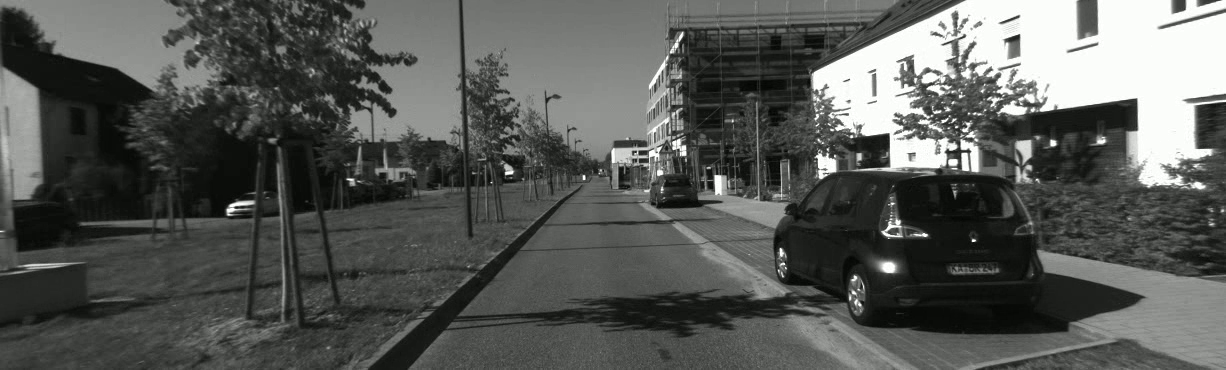
#> input picture frame 5 of Recursos/KittiVideo.mp4, 1226 x 370 px, given in place of Robotica1080.mp4, which was not available
$ python OdometriaVisual_TomasiHarris+KLT+Ransac.py
#> lines starting #> are read from the running program, lines starting #| are printed output that depends on the picture; after the words box and inside, x2 and y2 are one past the last pixel; in counts of white or black regions, pixels touching at a corner belong together; pictures that were not available may be replaced by others from this repository, and a replacement may not be noted
# region Imports
import cv2
import numpy as np
import math
import matplotlib.pylab as plt
import time
from datetime import datetime
import os
import random
# endregion
SaveImage = False


# region plots
# region plots parameters
fig, axs = plt.subplots(1, 3, figsize=(24, 12), dpi=300)
# Reduz o espaçamento horizontal entre os subplots
plt.subplots_adjust(wspace=0.01)
# Reduz o espaçamento vertical entre os subplots
plt.subplots_adjust(hspace=0.01)
FlagPlot = False
# endregion


# [12 lines left out: function PlotFrames, not called in this run]
# endregion


# region save images
# Flag para guardar as imagens, se false apenas mostra a imagem final
if SaveImage is True:
    DataTimeNow = datetime.now()
    OutputFolder = f'2 - OutputOdometria/{DataTimeNow.strftime("%d.%m.%Y_%H.%M.%S")}/'
    os.makedirs(OutputFolder, exist_ok=True)
# endregion


# region Global variables

Frame = None
FrameGray = None
FrameCanny = None

mask = None

prevFrame = None
prevFrameGray = None
prevFrameCanny = None
prevCorners = []

# endregion


class LinearModel:
    def __init__(self):
        self.slope = 0
        self.intercept = 0

    # [10 lines left out: functions fit, distance, not called in this run]


def LoadVideo():
    # region Load Video and path for save image
    # VideoPath = "Recursos/VideoCorredor.mp4"
    # VideoPath = "Recursos/VideoVoltaCompleta.mp4"
    VideoPath = "Recursos/Robotica1080.mp4"
    return cv2.VideoCapture(VideoPath)
    # # CapturedVideo = cv2.VideoCapture(0)    # Live
    # # Verificar se o video foi carregado corretamente
    # if not CapturedVideo.isOpened():
    #     print("Erro ao abrir o vídeo.")
    #     exit()
    # endregion


def ReadFilesTxt(file):
    with open(file, 'r') as f:
        linhas = f.readlines()
        # Inicialize uma lista vazia para armazenar os valores da matriz
        valores = []
        # Percorra cada linha
        for linha in linhas:
            # Remova os caracteres de espaço em branco e os colchetes
            linha = linha.strip().strip('[]')

            # Divida a linha em elementos separados por espaço em branco
            elementos = linha.split()

            # Converta cada elemento para float e adicione-o à lista de valores
            valores.extend(map(float, elementos))
    return valores


# [4 lines left out: function CortarMetadeInferior, not called in this run]


def CaptureNewFrame(CapturedVideo):
    # region Frame
    # Read a frame from the video
    CaptureState, frame = CapturedVideo.read()
    if not CaptureState:
        CapturedVideo.release()
        cv2.destroyAllWindows()
        frame = []
        frameCanny = []
        return frame, frameCanny

    # Frame = CortarMetadeInferior(Frame)

    # endregion

    # region Preprocessing
    # Convert Frame RGB on Gray scale
    frameGray = cv2.cvtColor(frame, cv2.COLOR_RGB2GRAY)

    # Applying the canny algorithm
    frameCanny = cv2.Canny(frameGray, 250, 255, None, 3)
    # endregion

    return frame, frameCanny


def DisplayFrame(textOnFrame):
    # Definir a largura e altura desejadas do frame
    FrameWidth = 1024
    FrameHeight = 700

    for i, (frame, text, value) in enumerate(textOnFrame):
        PrintOnFrame(frame, f"{text}", value, (50, 50 + (35 * i)))

    # Rodar e Redimensionar o frame para a largura e altura desejadas
    frame = cv2.resize(frame, (FrameWidth, FrameHeight))
    cv2.imshow('frame', frame)


def PrintOnFrame(Frame, texto, valor, pos):
    # Adicione texto ao frame
    texto = texto + ": " + str(valor)
    posicao = pos  # Posição do texto no frame
    fonte = cv2.FONT_HERSHEY_SIMPLEX  # Estilo da fonte
    escala = 1  # Escala do texto
    cor = (255, 255, 0)  # Cor do texto (verde no exemplo)
    espessura = 2  # Espessura da linha do texto

    cv2.putText(Frame, texto, posicao, fonte, escala, cor, espessura)


# [41 lines left out: functions RansacPrint, DrawOutliersAndInliers, not called in this run]


def DrawTracks(frame, mask, goodNew, goodOld, color):
    # Desenhar as linhas que representam o fluxo óptico nos quadros
    for i, (new, old) in enumerate(zip(goodNew, goodOld)):
        a, b = new.ravel()
        c, d = old.ravel()
        a, b, c, d = int(a), int(b), int(c), int(d)  # Convert to integers
        mask = cv2.line(mask, (a, b), (c, d), (0, 255, 0), 2)
        frame = cv2.circle(frame, (a, b), 5, (0, 0, 255), 2)

    frameMask = cv2.add(frame, mask)
    return frameMask


# [25 lines left out: function Ransac, not called in this run]

# region Detetor de cantos de Shi-Tomasi


def DetectCorners(frameCanny):
    global mask
    cornersDetected = []
    # region Parâmetros do detector de cantos Shi-Tomasi
    ShiTomasiParams = dict(maxCorners=100,
                           qualityLevel=0.1,
                           minDistance=50,
                           blockSize=7)
    # endregion

    cornersDetected = cv2.goodFeaturesToTrack(
        frameCanny, mask=None, **ShiTomasiParams, useHarrisDetector=True, k=0.04)

    mask = np.zeros_like(prevFrame)
    return cornersDetected
# endregion


def TrackFeatures(prevFrameGray, FrameGray, prevCorners):
    # region Parameters for lucas kanade optical flow
    LucasKanadeParams = dict(winSize=(25, 25),
                             maxLevel=2,
                             criteria=(cv2.TERM_CRITERIA_EPS | cv2.TERM_CRITERIA_COUNT, 10, 0.01))
    # endregion
    # Create some random colors
    color = np.random.randint(0, 255, (100, 3))

    # Calcular o fluxo ótico usando o método Lucas-Kanade
    # corners, status, _ = cv2.calcOpticalFlowPyrLK(prevFrameGray, FrameGray, prevCorners, None, **LucasKanadeParams)

    p0 = prevCorners.reshape(-1, 1, 2)
    corners, status, _err = cv2.calcOpticalFlowPyrLK(
        prevFrameGray, FrameGray, p0, None, **LucasKanadeParams)
    p0r, status, _err = cv2.calcOpticalFlowPyrLK(
        FrameGray, prevFrameGray, corners, None, **LucasKanadeParams)
    d = abs(p0-p0r).reshape(-1, 2).max(-1)
    good = d < 1

    new_trajectories = []
    # [8 lines of commented-out code are left out]

    goodCorners = corners[status[:, 0] == 1]
    goodOldCorners = prevCorners[status[:, 0] == 1]

    if corners is None:
        return None

    return corners, goodCorners, goodOldCorners


# [10 lines left out: function MatrizFundamental, not called in this run]


def MatrizEssencial(goodCorners, goodOldCorners, intrinsicParameters):
    matrizEssencial, mask = cv2.findEssentialMat(   goodCorners, goodOldCorners, intrinsicParameters)
    rotation, translation = DecomporMatrizEssencial(  matrizEssencial, goodCorners, goodOldCorners, intrinsicParameters)
    return rotation, translation


def DecomporMatrizEssencial(essentialMatrix, goodCorners, goodOldCorners,  cameraMatrix):
    # Recupera as matrizes de rotação e translação da matriz essencial
    _, R, T, _ = cv2.recoverPose( essentialMatrix, goodCorners, goodOldCorners, cameraMatrix)

    return R, T


# [8 lines left out: function UpdateCameraMotion, not called in this run]


def LoadCalibrationCamara():
    valores = ReadFilesTxt('cameramatrix.txt')
#> (reads cameramatrix.txt from the repository)
    # Converta a lista de valores em uma matriz NumPy
    intrinsicParameters = np.array(valores).reshape((3, 3))

    valores = ReadFilesTxt('distortioncoefficient.txt')
#> (reads distortioncoefficient.txt from the repository)
    distortioncoefficient = np.array(valores).reshape((1, 5))

    # projectionMatrix = np.reshape(params, (3, 4))
    return intrinsicParameters, distortioncoefficient


def main():
    fps = 0
    fpsMedia = 0
    cornersMedia = 0
    CountFrames = 0
    CountMedia = 0
    ResetCorners = 25
    textOnFrame = []
    Corners = []
    prevCameraMotion = []
    prevCameraPosition = []

    intrinsicParameters, distortioncoefficient = LoadCalibrationCamara()

    CapturedVideo = LoadVideo()
    firstFrame, prevFrameCanny = CaptureNewFrame(CapturedVideo)
#> in CaptureNewFrame, frame is the input picture: shape (370, 1226, 3); mean B, G, R 86.6, 89.6, 87.6
#> in CaptureNewFrame, `frameCanny = cv2.Canny(frameGray, 250, 255, None, 3)`:
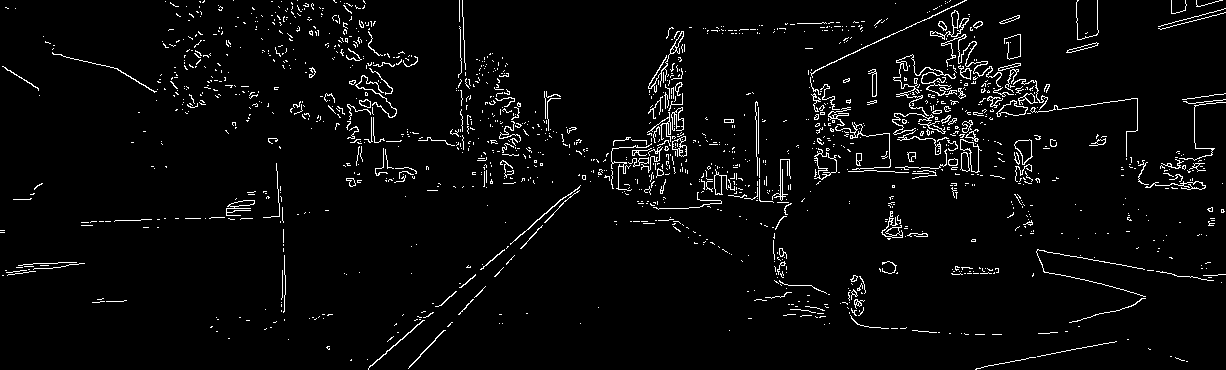
#> frameCanny: shape (370, 1226); 3.7% white in thin lines or dots
    prevCorners = DetectCorners(prevFrameCanny)
#> in DetectCorners, `cornersDetected = cv2.goodFeaturesToTrack( frameCanny, mask=None, **Sh..`: cornersDetected = 66 rows, first 8: [968, 151], [228, 212], [377, 170], [918, 76], [994, 99], [896, 222], [1052, 144], [659, 171]
#> prevCorners has the same summary as cornersDetected in DetectCorners
    mask = np.zeros_like(firstFrame)

    while True:
        CountMedia += 1
        # start time to calculate FPS
        start = time.time()
        frame, frameCanny = CaptureNewFrame(CapturedVideo)
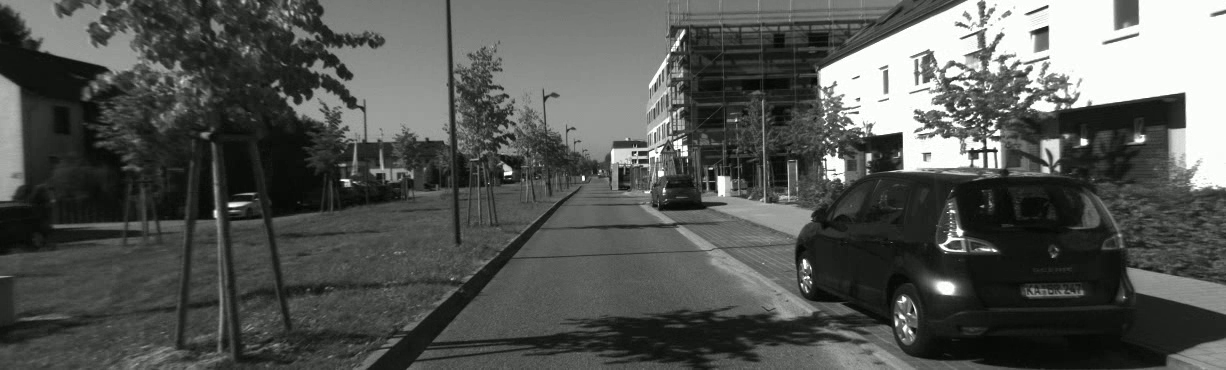
#> input picture frame 6 of Recursos/KittiVideo.mp4, 1226 x 370 px, given in place of Robotica1080.mp4, which was not available
#> in CaptureNewFrame, frame is the input picture: shape (370, 1226, 3); mean B, G, R 83.2, 86.2, 84.2
#> in CaptureNewFrame (call 2), `frameCanny = cv2.Canny(frameGray, 250, 255, None, 3)`:
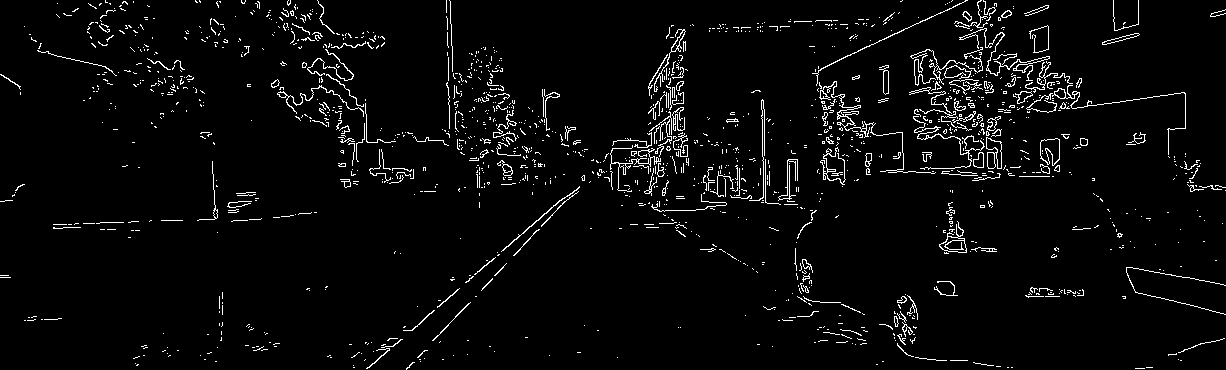
#> frameCanny: shape (370, 1226); 3.7% white in thin lines or dots
        if len(frame) == 0:
            break
        CountFrames = CountFrames + 1

        Corners, goodCorners, goodOldCorners = TrackFeatures(
            prevFrameCanny, frameCanny, prevCorners)
#> in TrackFeatures, `p0 = prevCorners.reshape(-1, 1, 2)`: p0 has the same summary as cornersDetected in DetectCorners
#> in TrackFeatures, `corners, status, _err = cv2.calcOpticalFlowPyrLK( prevFrameGray, Frame..`: corners = 66 rows, first 8: [987.3, 145.7], [230.5, 206.7], [373.3, 170.6], [941, 70.19], [1024.8, 94.11], [898.3, 220.5], [1065.1, 138.2], [659.4, 171.9]; status = 66 values from 1 to 1
#> in TrackFeatures, `p0r, status, _err = cv2.calcOpticalFlowPyrLK( FrameGray, prevFrameGray..`: p0r = 66 rows, first 8: [961, 146.7], [233.1, 205.8], [377, 170], [918, 75.97], [1003.7, 99.42], [939.6, 221.3], [1037, 139.4], [659, 171]; status = 66 values, max 1 at index 0, min 0 at index 5, mean 0.818
#> in TrackFeatures, `d = abs(p0-p0r).reshape(-1, 2).max(-1)`: d = 66 values, max 43.56 at index 5, min 0.00391 at index 38, mean 6.79
#> in TrackFeatures, `goodCorners = corners[status[:, 0] == 1]`: goodCorners = 54 rows, first 8: [987.3, 145.7], [230.5, 206.7], [373.3, 170.6], [941, 70.19], [1024.8, 94.11], [1065.1, 138.2], [659.4, 171.9], [825.7, 93.67]
#> in TrackFeatures, `goodOldCorners = prevCorners[status[:, 0] == 1]`: goodOldCorners = 54 rows, first 8: [968, 151], [228, 212], [377, 170], [918, 76], [994, 99], [1052, 144], [659, 171], [817, 96]
#> Corners has the same summary as corners in TrackFeatures

        if Corners is None or len(Corners) < 10 or CountFrames >= ResetCorners:
            CountFrames = 0
            prevCorners = DetectCorners(prevFrameCanny)

            while prevCorners is None:
                frame, frameCanny = CaptureNewFrame(CapturedVideo)
                prevCorners = DetectCorners(frameCanny)
            Corners, goodCorners, goodOldCorners = TrackFeatures(
                prevFrameCanny, frameCanny, prevCorners)
            mask = np.zeros_like(frame)

        frameMask = DrawTracks(frame, mask, goodCorners,
                               goodOldCorners, color=None)
#> the loop in DrawTracks, `for i, (new, old) in enumerate(zip(goodNew, goodOld)):` made 54 passes
#> (new, a, b, c, d) on passes 1 to 12: ([[987.3, 145.7]], 987, 145, 968, 151), ([[230.5, 206.7]], 230, 206, 228, 212), ([[373.3, 170.6]], 373, 170, 377, 170), ([[941, 70.19]], 941, 70, 918, 76), ([[1024.8, 94.11]], 1024, 94, 994, 99), ([[1065.1, 138.2]], 1065, 138, 1052, 144), ([[659.4, 171.9]], 659, 171, 659, 171), ([[825.7, 93.67]], 825, 93, 817, 96), ([[864.2, 130]], 864, 130, 854, 131), ([[722.5, 194.1]], 722, 194, 719, 192), ([[506.4, 95.27]], 506, 95, 512, 99), ([[964.2, 12.91]], 964, 12, 940, 23)
#> pass 2, in DrawTracks, `mask = cv2.line(mask, (a, b), (c, d), (0, 255, 0), 2)`:
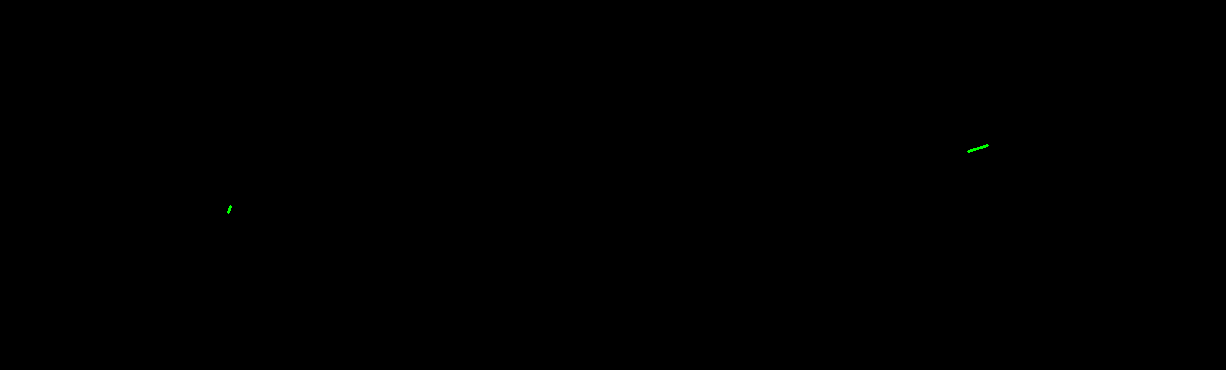
#> mask: shape (370, 1226, 3); mean of channels 0, 1, 2 0, 0, 0; drawn as B, G, R
#> after the loop in DrawTracks, `for i, (new, old) in enumerate(zip(goodNew, goodOld)):`:
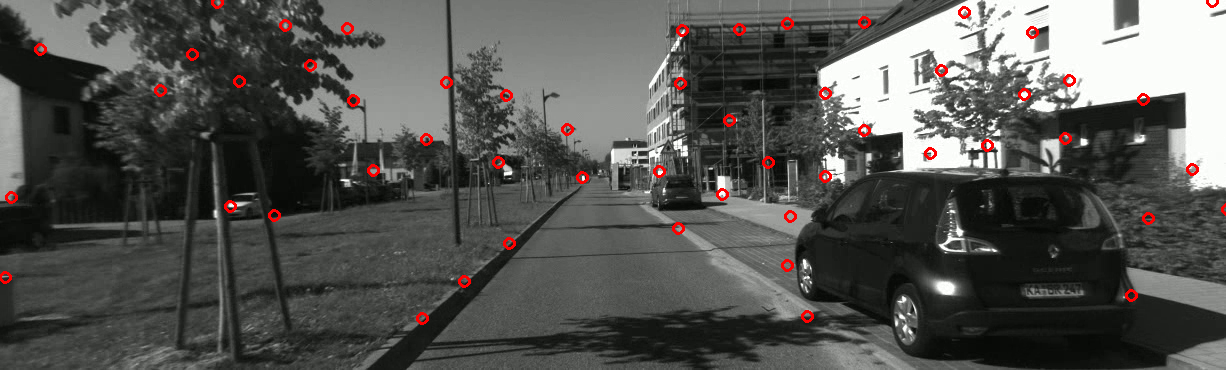
#> frame: shape (370, 1226, 3); mean B, G, R 82.1, 85.1, 85.7
#> after the loop in DrawTracks, `for i, (new, old) in enumerate(zip(goodNew, goodOld)):`:
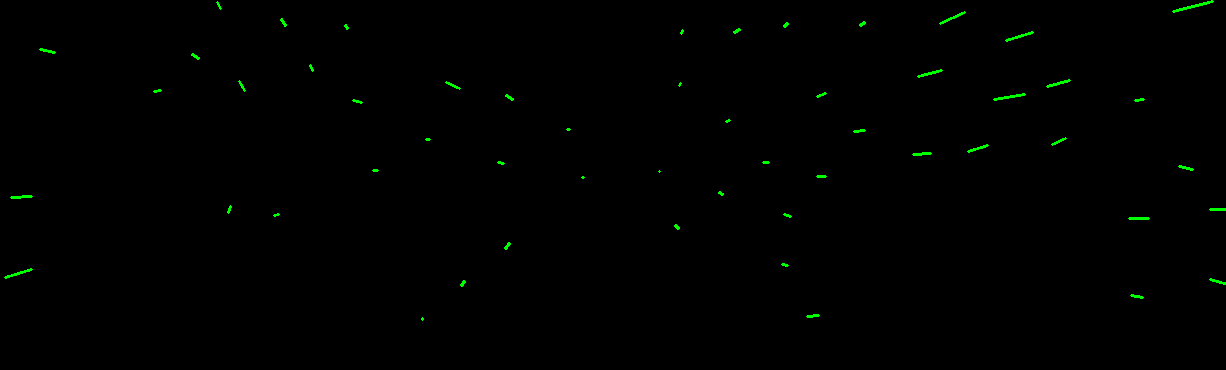
#> mask: shape (370, 1226, 3); 0.4% of pixels changed, all inside (x1, y1, x2, y2) = (4, 0, 1226, 321); drawn as B, G, R

        # Obter a matriz Fundamental
        # matrizFundamental = MatrizFundamental(goodCorners, goodOldCorners)

        # Obter a matriz Essencial
        relativeRotation, relativeTranslation = MatrizEssencial( goodCorners, goodOldCorners, intrinsicParameters)
#> in MatrizEssencial, `matrizEssencial, mask = cv2.findEssentialMat(   goodCorners, goodOldCo..`: matrizEssencial = [[0.000334, -0.456, -0.389], [0.456, 0.000313, 0.376], [0.389, -0.375, 0.000391]]; mask = 54 values, max 1 at index 2, min 0 at index 0, mean 0.685
#> in DecomporMatrizEssencial, `_, R, T, _ = cv2.recoverPose( essentialMatrix, goodCorners, goodOldCor..`: R = [[1, 0.000281, 0.00053], [-0.000281, 1, -0.000493], [-0.00053, 0.000493, 1]]; T = [-0.531, -0.55, 0.645]
#> in MatrizEssencial, `rotation, translation = DecomporMatrizEssencial(  matrizEssencial, goo..`: rotation has the same summary as R in DecomporMatrizEssencial
#> relativeRotation has the same summary as R in DecomporMatrizEssencial; relativeTranslation = [-0.531, -0.55, 0.645]

        # cameraMotion, cameraPosition = UpdateCameraMotion(relativeRotation, relativeTranslation, prevCameraMotion, prevCameraPosition)

        if prevCorners is not None:
            textOnFrame.append([frameMask, "fps", round(fps, 2)])
            textOnFrame.append([frameMask, "Corners", len(Corners)])
            textOnFrame.append(
                [frameMask, f"CountFrames {ResetCorners}", CountFrames])
            DisplayFrame(textOnFrame)
#> the loop in DisplayFrame, `for i, (frame, text, value) in enumerate(textOnFrame):` made 3 passes
#> (text, value, texto in PrintOnFrame, posicao in PrintOnFrame) on passes 1 to 2: ('fps', 0, 'fps: 0', (50, 50)), ('Corners', 66, 'Corners: 66', (50, 85))
#> (text, value, posicao in PrintOnFrame) on pass 3: ('CountFrames 25', 1, (50, 120))
#> in DisplayFrame, `frame = cv2.resize(frame, (FrameWidth, FrameHeight))`:
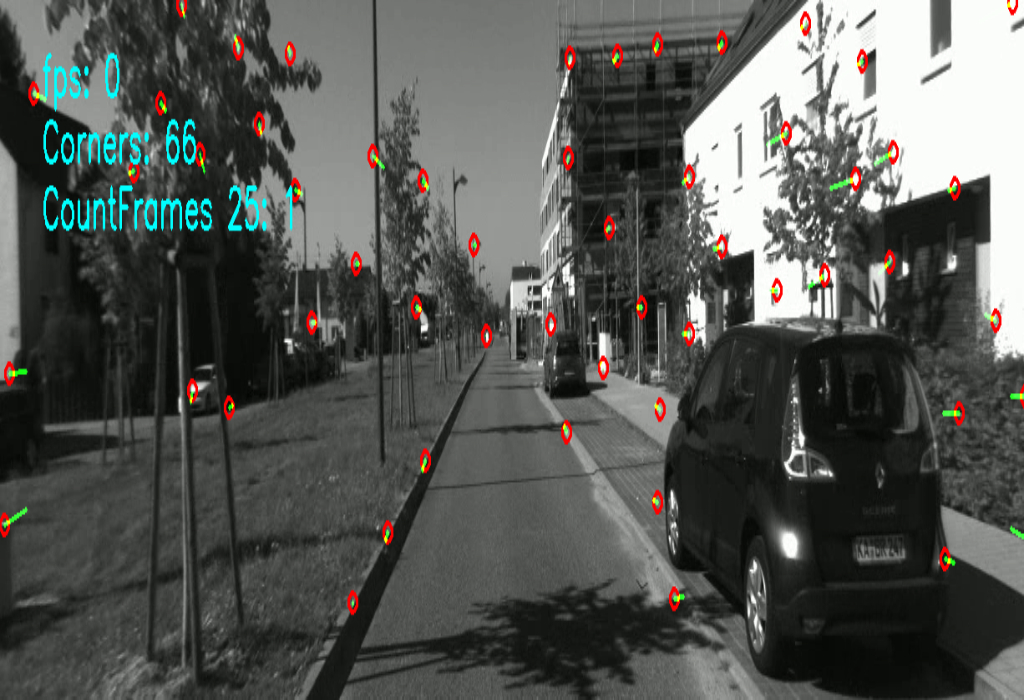
#> frame: shape (700, 1024, 3); mean of channels 0, 1, 2 83.6, 87.1, 85.1; drawn as B, G, R


        # prevCameraMotion = cameraMotion
        # prevCameraPosition = cameraPosition
        prevFrameCanny = frameCanny.copy()
        prevCorners = goodCorners
#> prevCorners has the same summary as goodCorners in TrackFeatures

        # End time
        end = time.time()
        # calculate the FPS for current frame detection
        fps = 1 / (end-start)
        fpsMedia = fpsMedia + fps
        cornersMedia += len(Corners)
#> cornersMedia = 66
        textOnFrame = []
        cv2.waitKey(5)
    fpsMedia = fpsMedia / CountMedia
    cornersMedia = cornersMedia / CountMedia
    print(f"\nFrames por segundo: {fpsMedia}\n")
    print(f"Corners media: {cornersMedia}\n")


if __name__ == '__main__':
    main()
